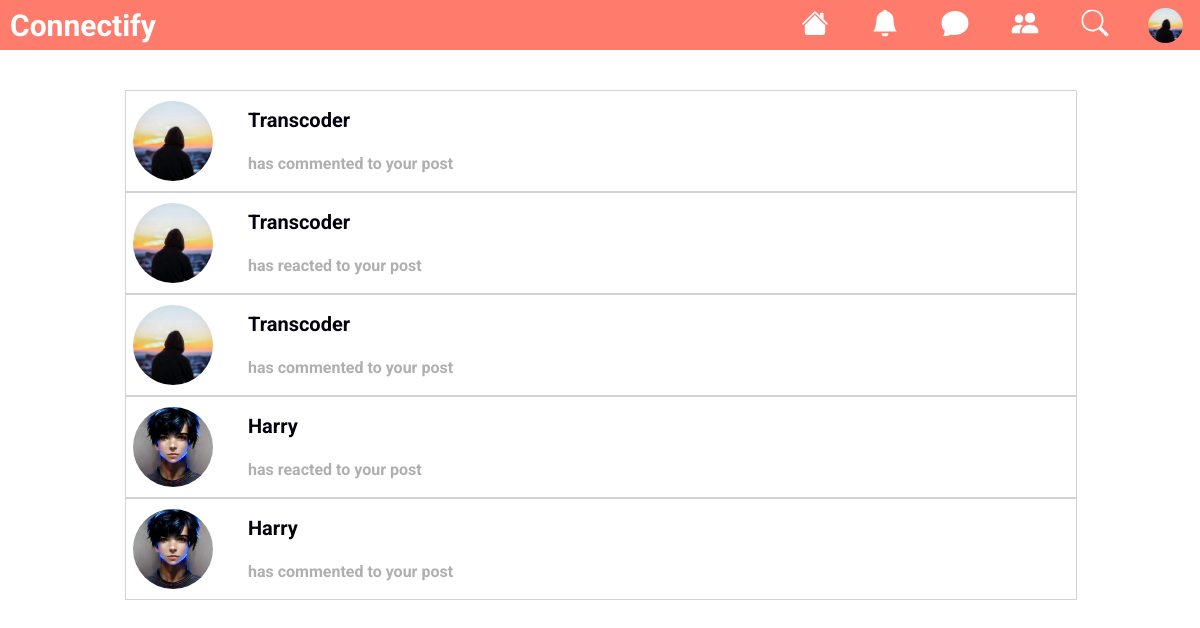
/notification/ (signed in), run on the app's committed database.
### appOne/models.py (models this page shows, shortened)
class Profile(models.Model):
    username = models.OneToOneField(User,null = True, on_delete = models.SET_NULL)
    profileImg = models.ImageField(upload_to="img", height_field=None, width_field=None,default="pr.png")
    cuvertureImg = models.ImageField(upload_to="img", height_field=None, width_field=None,default="grey.jfif")

class Notifications(models.Model):
    user=models.ForeignKey(User,null = True, on_delete = models.SET_NULL)
    post=models.IntegerField(null = True)
    notification = models.CharField(max_length=200,null = True)
    create_date = models.DateTimeField(default=timezone.now)

### appOne/views.py (the view)
# urls.py: path('notification/', views.notification , name = "notification"),
@login_required(login_url="signin")
def notification(request):
    user = request.user
    profile = Profile.objects.get(username=user)
    myPosts = Posts.objects.filter(username=user)
    notifications = Notifications.objects.all()
    nf=[]
    for j in myPosts:
            if  Notifications.objects.filter(post = j.id):
                note = Notifications.objects.filter(post = j.id).order_by('-create_date')
                for i in note:
                    nf.append({"username":i.user.username,"img":i.user.profile.profileImg.url,"notification":i.notification})
            else:
                pass
    if request.method == 'POST':
        if "postImage" in request.FILES:
            postImage = request.FILES['postImage']
            postContent = request.POST['postContent']
            Posts.objects.create(username=user,postImg=postImage,content=postContent)
            return redirect('profile')
    context = {
        "user":user,
        "profile":profile,
        "notifications":nf
    }
    return render(request, 'appOne/notification.html',context)

### appOne/templates/appOne/notification.html (shortened to what this page needs)
{% load static %}
<!DOCTYPE html>
<html lang="en">
<head>
    <link rel="stylesheet" href="{%static '/css/notification.css'%}">
</head>
<body>
    <nav>
        <div class="logo">
            <h1>Connectify</h1>
        </div>
        <div>
            <ul class="navigation-one">
                    <li>
                        <a href="{%url 'home'%}">
                        </a>
                    </li>
                    <li>
                        <a href="{%url 'notification'%}">
                        <svg xmlns="http://www.w3.org/2000/svg" width="16" height="16" fill="white" class="bi bi-bell-fill" >
                        <path d="M8 16a2 2 0 0 0 2-2H6a2 2 0 0 0 2 2zm.995-14.901a1 1 0 1 0-1.99 0A5.002 5.002 0 0 0 3 6c0 1.098-.5 6-2 7h14c-1.5-1-2-5.902-2-7 0-2.42-1.72-4.44-4.005-4.901z"/>
                        </svg>
                        </a>
                    </li>
                    <li>
                        <a href="{%url 'messages'%}">
                        </a>
                    </li>
                    <li>
                        <a href="{%url 'invitation'%}">
                        </a>
                    </li>
                    <li>
                        <a href="{%url 'search'%}">
                        <svg xmlns="http://www.w3.org/2000/svg" width="16" height="16" fill="white" class="bi bi-search" viewBox="0 0 16 16">
                        <path d="M11.742 10.344a6.5 6.5 0 1 0-1.397 1.398h-.001c.03.04.062.078.098.115l3.85 3.85a1 1 0 0 0 1.415-1.414l-3.85-3.85a1.007 1.007 0 0 0-.115-.1zM12 6.5a5.5 5.5 0 1 1-11 0 5.5 5.5 0 0 1 11 0z"/>
                        </svg>
                        </a>
                    </li>
                    <li class="profile-img">
                        <img src="{{profile.profileImg.url}}" alt="" srcset="">
                    </li>
            </ul>
        </div>
    </nav>
    <div class="container">
           <div class="suggestions">
            {%for i in notifications%}
            <div class="suggestions-friends">
                <div class="suggestions-friends-img">
                    <img src="{{i.img}}" alt="" srcset="">
                </div>
                <div class="content">
                      <h3>{{i.username}}</h3>
                      <h5>{{i.notification}}</h5>
                </div>
            </div>
             {%endfor%}
        </div>
    </div>
</body>
</html>

### static/css/notification.css (style rules this page uses)
:root { --h1:42px; --h2:36px; --h3:30px; --h4:24px; --h5:20px; --h6:14px; --pink:#FF7C6D; --black:#04010E; }
* { font-family: 'Roboto', sans-serif; }
body { padding: 0; margin: 0; box-sizing: border-box; display: flex; justify-content: center; align-items: center; flex-direction: column; }
nav { width: 100%; height: 50px; background-color: var(--pink); display: flex; flex-direction: row; justify-content: space-between; }
nav .logo { width: auto; height: 50px; margin: 0; cursor: pointer; display: flex; justify-content: center; align-items: center; }
nav .logo h1 { color: white; font-size: var(--h3); margin: 10px; }
.navigation-one { width: 100%; height: 50px; margin: 0; padding: 0; display: flex; align-items: center; box-sizing: border-box; }
.navigation-one li { text-decoration: none; list-style: none; margin: 10px; padding: 0%; width: 50px; height: 30px; display: flex; justify-content: center; align-items: center; }
.navigation-one li svg { transform: scale(1.7) }
.profile-img img { width: 35px; height: 35px; border-radius: 20px; cursor: pointer; }
.container { width: 80VW; height: fit-content; margin: 0px; margin-top: 40px; box-sizing: border-box; margin-bottom: 60px; }
.suggestions { box-sizing: border-box; width: 100%; height: auto; padding-left: 5px; padding-right: 5px; }
.suggestions-friends { width: 100%; height: 100px; display: flex; flex-direction: row; align-items: center; justify-content: start; border: solid 1px rgba(150, 150, 150, 0.418); }
.content h3 { font-size: var(--h5); cursor: pointer; color: var(--black); margin-left: 15px; position: relative; top: 5px; }
.content h5 { font-size: 16px; cursor: pointer; color: rgba(138, 138, 138, 0.685); margin-left: 15px; }
.suggestions-friends .suggestions-friends-img { width: fit-content; height: 80px; border-radius: 45px; display: flex; justify-content: center; align-items: center; margin-right: 20px; cursor: pointer; box-sizing: border-box; margin-left: 7px; }
.suggestions-friends .suggestions-friends-img img { width: 80px; height: 80px; border-radius: 45px; }

### data on the page
Profile: profileImg (picture)
Notifications: notification "has commented to your post"
Notifications: notification "has reacted to your post"
Notifications: notification "has commented to your post"
Notifications: notification "has reacted to your post"
Notifications: notification "has commented to your post"

### other printed values
{{ i.username }} "Transcoder" "Transcoder" "Transcoder" "Harry" "Harry"
